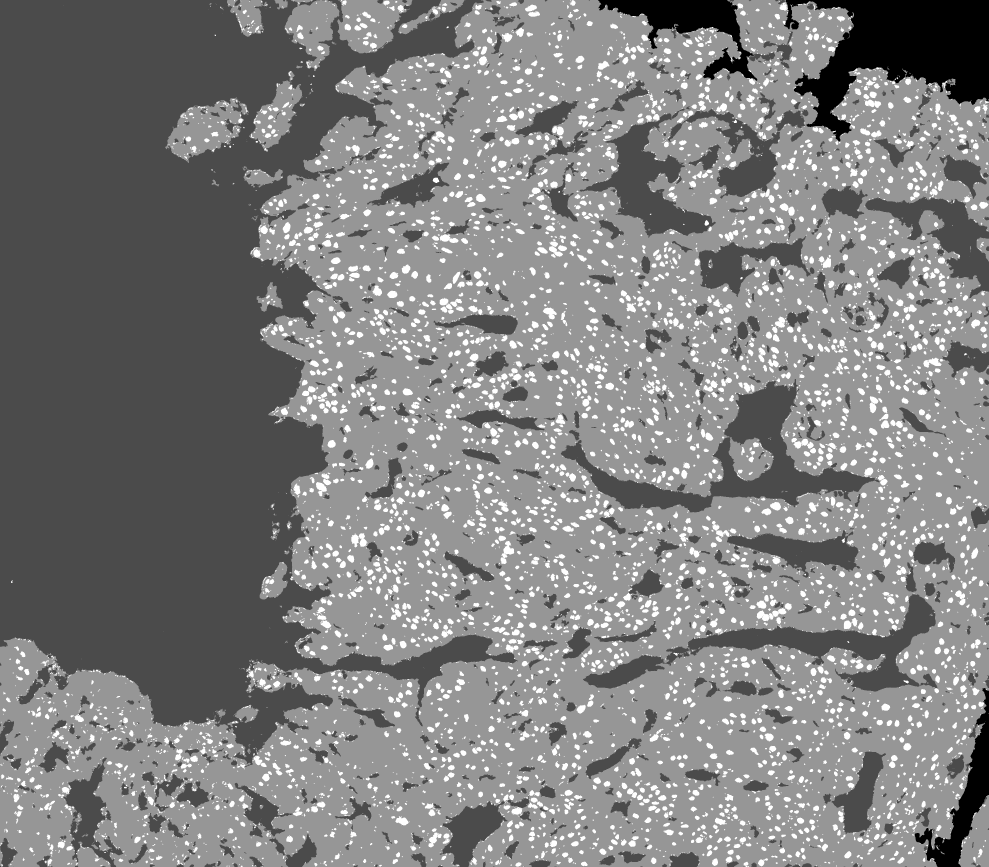
#> input picture SegImages/3919_1.png, 2965 x 2601 px (shown at 1/3 size)
$ python -i challenge.py   (imports and definitions only)
#> lines starting #> are read from the running program, lines starting #| are printed output that depends on the picture; after the words box and inside, x2 and y2 are one past the last pixel; in counts of white or black regions, pixels touching at a corner belong together
import cv2
import numpy as np
import math
import os
import timeit


def segment_biopsy(image_file):
    # Read the image
#> called with image_file = 'SegImages/3919_1.png'
    img = cv2.imread(image_file)
#> img is the input picture: shape (2601, 2965, 3); min 0, max 255, mean 128.2

    b, g, r = cv2.split(img)

    # Calcular la varianza de cada canal de color
    variance_b = np.var(b)
#> variance_b = 2885
    variance_g = np.var(g)
#> variance_g = 2885
    variance_r = np.var(r)
#> variance_r = 2885

    color_variance = (variance_b + variance_g + variance_r) / 3.0
#> color_variance = 2885

    if (color_variance > 1500):
        img = cv2.cvtColor(img, cv2.COLOR_BGR2HLS)
#> img: shape (2601, 2965, 3); mean of channels 0, 1, 2 0, 128.2, 0
    else:
        img = cv2.cvtColor(img, cv2.COLOR_BGR2RGB)
    img_name = os.path.basename(image_file)
    img_name = img_name.split(".")[0]
    img_area = img.shape[0] * img.shape[1]

    K = 2
    kernel_size = 3
    size_threshold = 1180 #1700  #0.000135

    # Reshape the image to a data matrix
    data = np.float32(img.reshape(-1, 3))

    # STEP 1: Kmeans with K=2 to separate tissue from not-tissue -------------------------------------------
    # Apply k-means clustering
    criteria = (cv2.TERM_CRITERIA_EPS + cv2.TERM_CRITERIA_MAX_ITER, 10, 1.0)
    flags = cv2.KMEANS_RANDOM_CENTERS
    compactness, labels, centers = cv2.kmeans(data, K, None, criteria, 3, flags)
#> compactness = 6.81e+09; centers = [[0, 158.2, 0], [0, 70.52, 0]]

    centers = np.uint8(centers)
#> centers = [[0, 158, 0], [0, 70, 0]]

    luminances = []

    for centroid in centers:
        if(color_variance > 1500):
            H, L, S = centroid
            luminances.append(L)
        else:
            R, G, B = centroid
            luminances.append(0.2126 * R + 0.7152 * G + 0.0722 * B)
#> this loop made 2 passes
#> after the loop, luminances = [158, 70]

    # Find the index of the centroid with the lowest and highest luminance
    min_luminance_index = np.argmin(luminances)
#> min_luminance_index = 1
    max_luminance_index = np.argmax(luminances)
#> max_luminance_index = 0

    # Create the mask
    mask = np.zeros_like(labels, dtype=np.uint8)
    mask[labels == min_luminance_index] = 150  # Set pixels in the cluster with the lowest luminance to (0, 0, 150)
    mask[labels == max_luminance_index] = 75
    mask = mask.reshape(img.shape[0], img.shape[1])

    # -------------------------------------------------------------------------------------------------------
    # kernel = np.ones((kernel_size, kernel_size), np.uint8)  # Puedes ajustar el tamaño del kernel según tus necesidades
    # mask = cv2.dilate(mask, kernel, iterations=1)

    _, binary_mask = cv2.threshold(mask, 100, 255, cv2.THRESH_BINARY)
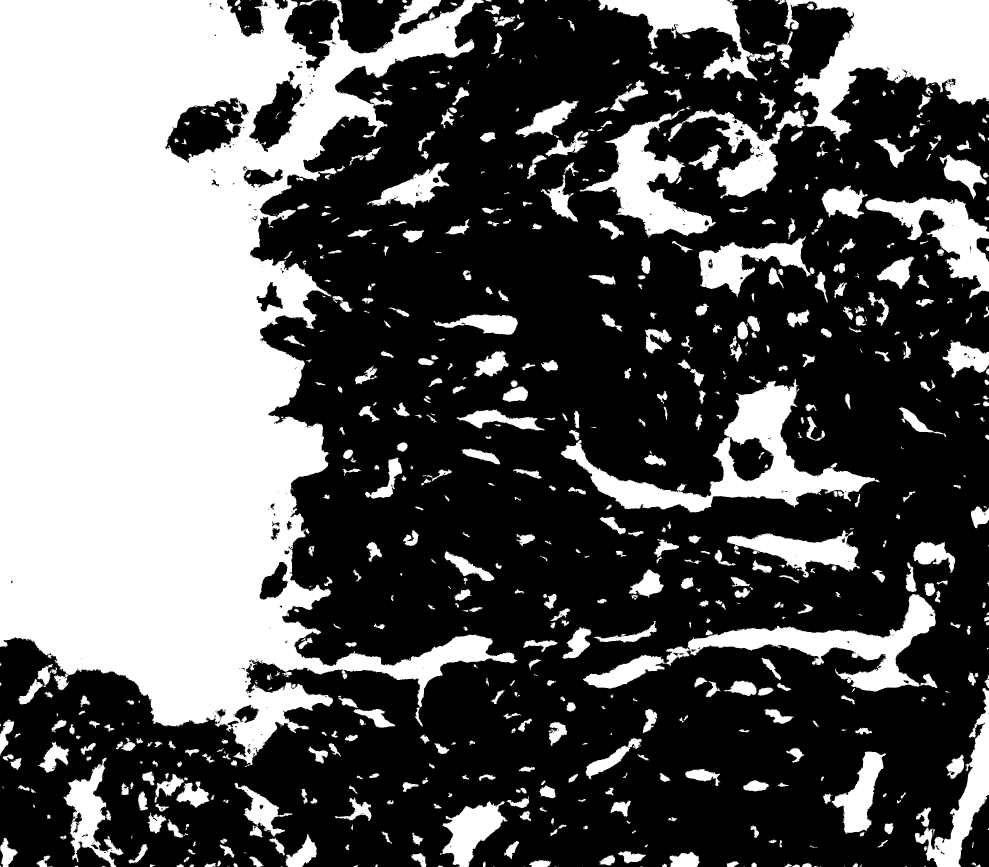
#> mask: shape (2601, 2965) (shown at 1/3 size); values 75 (black) and 150 (white), 37.1% white; 727 white regions (56 under 20 px)

    contours, _ = cv2.findContours(binary_mask, cv2.RETR_CCOMP, cv2.CHAIN_APPROX_SIMPLE)
#> binary_mask: shape (2601, 2965); 37.1% white; 727 white regions (56 under 20 px), largest, box (x1, y1, x2, y2) and area: (0, 0, 1553, 2301) 1896968, (2352, 0, 2965, 425) 132139, (1682, 1137, 2638, 1537) 91382
    contours = sorted(contours, key=lambda x: cv2.contourArea(x))

    if contours:
        minarea = cv2.contourArea(contours[0])
        if minarea == 0:
            minarea = 0.5
    else:
        minarea = None
    # print(minarea)

    threshold_circularity = 0.5
    for contour in contours:
        perimeter = cv2.arcLength(contour, True)
        area = cv2.contourArea(contour)

        # Calcular la relación perímetro/área
        circularity = (4 * math.pi * area) / ((perimeter * perimeter) + 0.0000001)
        # print(circularity)

        if (circularity > threshold_circularity and area < (minarea)*(size_threshold)):
            # print(f'{area}/{img_area}')
            cv2.drawContours(mask, [contour], 0, 255, thickness=cv2.FILLED)
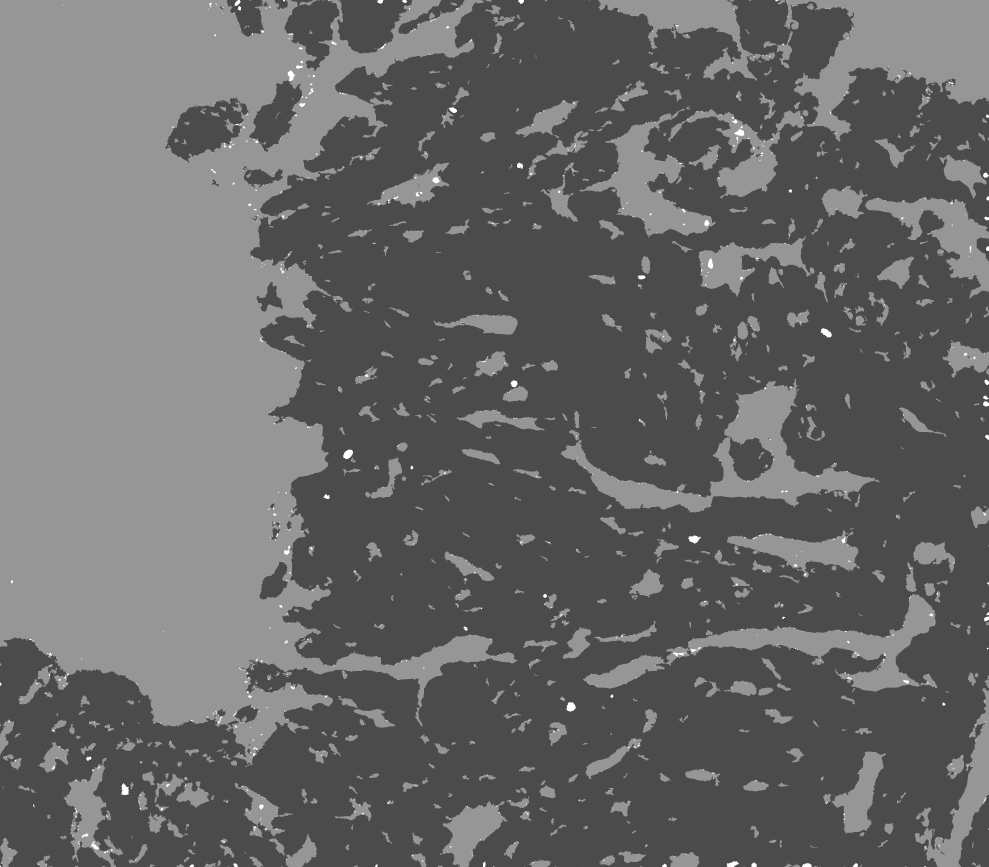
#> mask: shape (2601, 2965) (shown at 1/3 size); 0.31% of pixels changed, all inside (x1, y1, x2, y2) = (0, 0, 2965, 2601)
            # cv2.drawContours(mask, [contour], 0, 0, 2)

    # ===== TESTING =====
    # Convert image to RGB
    rgb_image = cv2.cvtColor(img, cv2.COLOR_BGR2RGB)

    # Extract the blue channel
    blue_channel = rgb_image[:, :, 2]
#> blue_channel: shape (2601, 2965); every value is 0

    # Try different values
    blue_threshold_value = 75

    # Set pixels in the mask to 0 where there is a background
    mask[(blue_channel <= blue_threshold_value) & (mask!=255) & (mask!=150)] = 0
    # ===================

    output_directory = "SegImages"
    if not os.path.exists(output_directory):
        os.makedirs(output_directory)

    cv2.imwrite(f'{output_directory}/{img_name}_masked.png', mask)
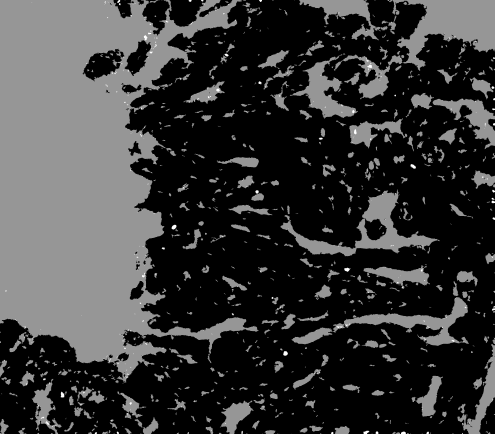
#> saved as 3919_1_masked.png: shape (2601, 2965) (shown at 1/6 size); min 0, max 255, mean 56.1

    # print('Image Size in pixels :  ', img.shape)
    # print('Image Size in mm: ', img.shape[0] / 2100.0, ' x ', img.shape[1] / 2100.0)

    count_stroma = np.sum(mask == 75)
    count_tissue = np.sum(mask == 150)
    count_nuclei = np.sum(mask == 255)
    count_total = count_stroma + count_tissue + count_nuclei

    # Imprimir los resultados
    print (f'\nImage: {img_name}')
    print(f'stroma: {count_stroma/ (2100.0 * 2100.0)} mm2 ({count_stroma*100/count_total}%)')
    print(f'tissue: {count_tissue/ (2100.0 * 2100.0)} mm2 ({count_tissue*100/count_total}%)')
    print(f'nuclei: {count_nuclei/ (2100.0 * 2100.0)} mm2 ({count_nuclei*100/count_total}%)')

    if(color_variance > 1500):
        img = cv2.cvtColor(img, cv2.COLOR_HLS2BGR)
    else:
        img = cv2.cvtColor(img, cv2.COLOR_RGB2BGR)
    concatenation_mask = cv2.cvtColor(mask, cv2.COLOR_GRAY2BGR)
    if img.shape[0] == concatenation_mask.shape[0]:
        # Concatenar las imágenes en horizontal
        img_comp = np.hstack((img, concatenation_mask))
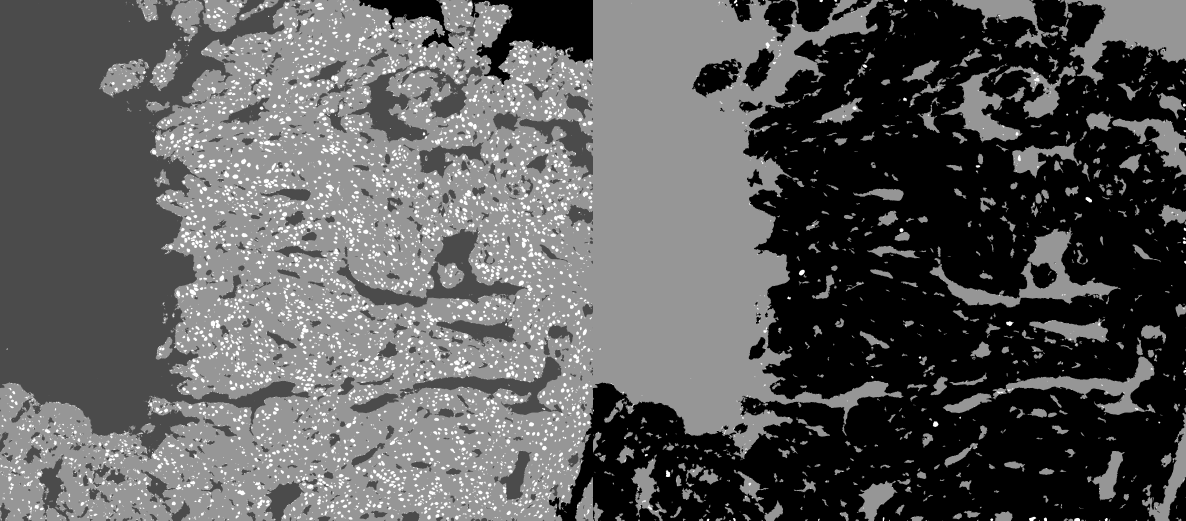
#> img_comp: shape (2601, 5930, 3) (shown at 1/5 size); min 0, max 255, mean 92.2

    comp_directory = "CompImages"
    if not os.path.exists(comp_directory):
        os.makedirs(comp_directory)

    cv2.imwrite(f'{comp_directory}/{img_name}_comp.png', img_comp)

    return mask


# [19 lines left out: functions measure_execution_time, mask_all, not called in this run]


# [13 lines not run here, left out]
    # -------------------------------------------------------

    # 3) MEASURE TIME ---------------------------------------
    # measure_execution_time()
    # -------------------------------------------------------

>>> result = segment_biopsy('SegImages/3919_1.png')

$ run again, on SegImages/3919_5.png
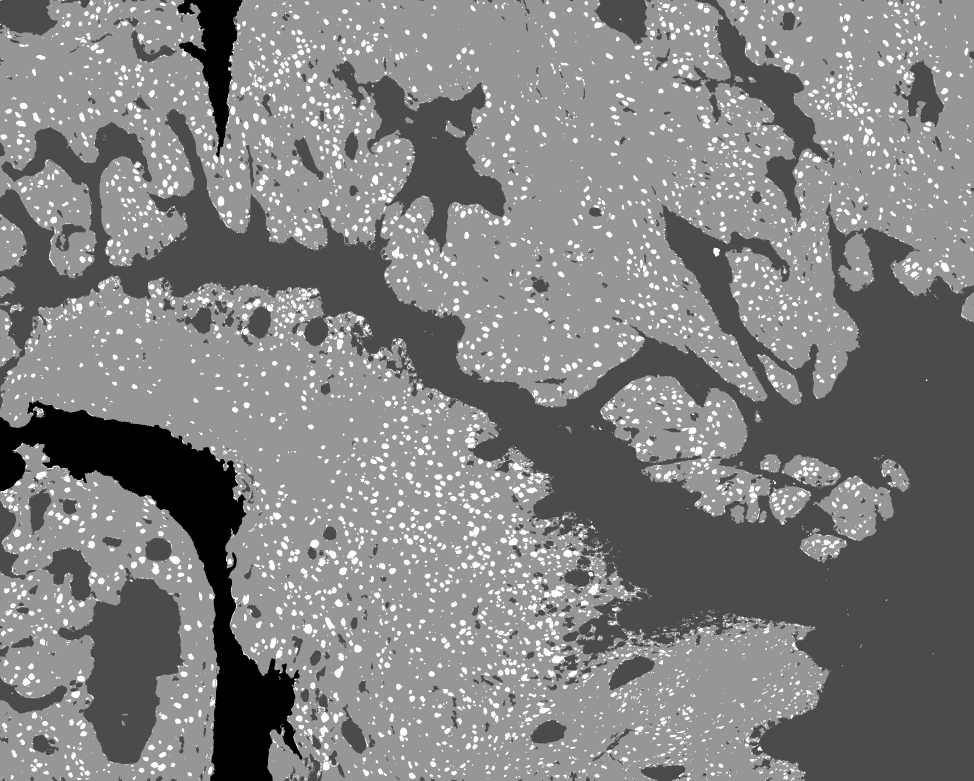
#> input picture SegImages/3919_5.png, 2921 x 2341 px (shown at 1/3 size)
#> in segment_biopsy, img is the input picture: shape (2341, 2921, 3); min 0, max 255, mean 128
#> variance_b = 2804.9
#> img: shape (2341, 2921, 3); mean of channels 0, 1, 2 0, 128, 0
#> in segment_biopsy, `compactness, labels, centers = cv2.kmeans(data, K, None, criteria, 3, ..`: compactness = 5.68e+09; centers = [[0, 157.1, 0], [0, 65.6, 0]]
#> in segment_biopsy, `centers = np.uint8(centers)`: centers = [[0, 157, 0], [0, 65, 0]]
#> the loop in segment_biopsy, `for centroid in centers:` made 2 passes
#> after the loop in segment_biopsy, `for centroid in centers:`: luminances = [157, 65]
#> min_luminance_index = 1
#> max_luminance_index = 0
#> binary_mask: shape (2341, 2921); 34% white; 582 white regions (54 under 20 px), largest, box (x1, y1, x2, y2) and area: (0, 327, 2921, 2341) 1542672, (0, 1201, 907, 2341) 242319, (174, 1703, 558, 2295) 115786
#> after the loop in segment_biopsy, `for contour in contours:`:
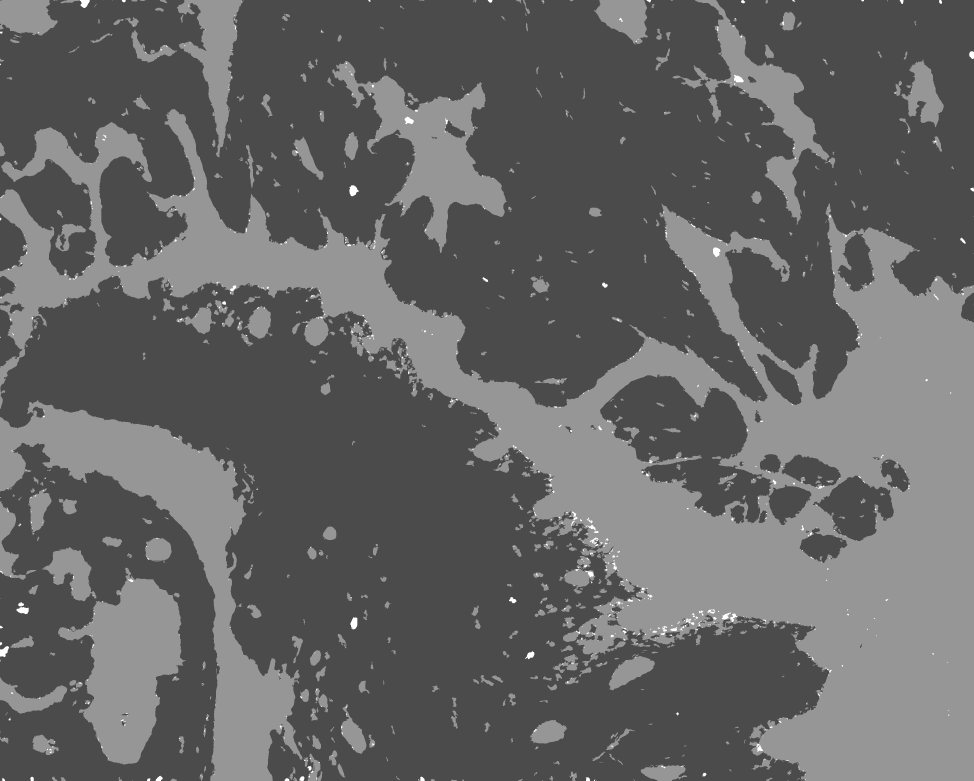
#> mask: shape (2341, 2921) (shown at 1/3 size); min 75, max 255, mean 100.9
#> blue_channel: shape (2341, 2921); every value is 0
#> in segment_biopsy, `img_comp = np.hstack((img, concatenation_mask))`:
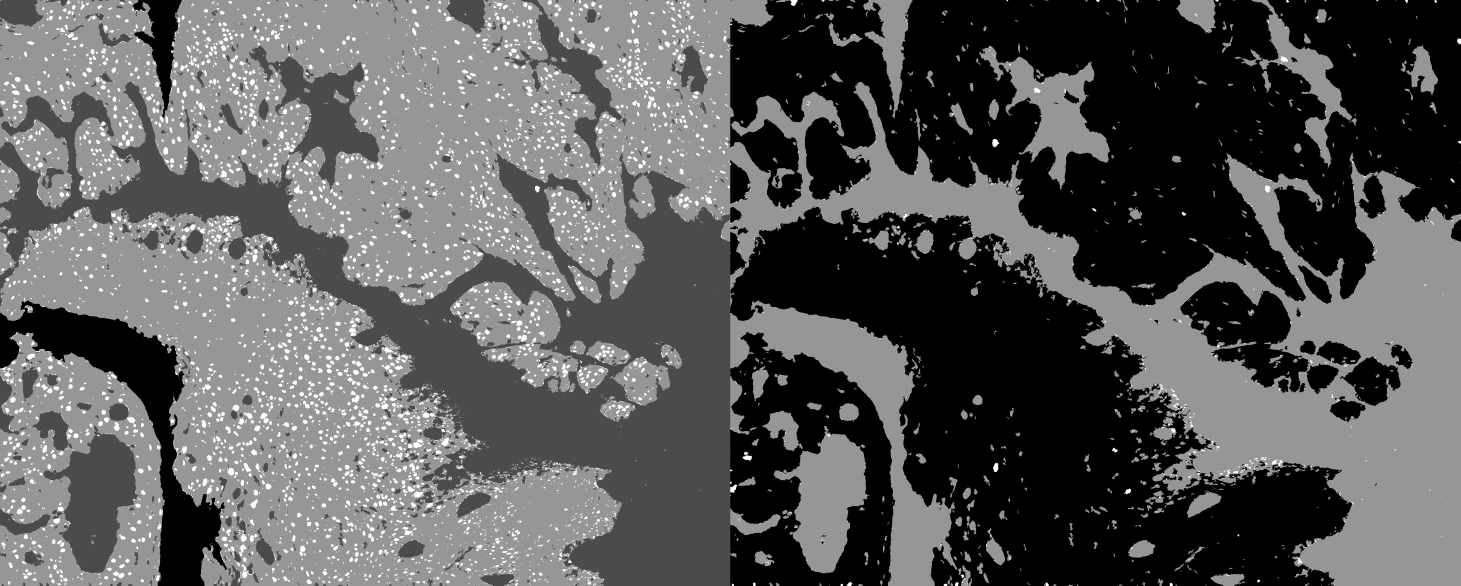
#> img_comp: shape (2341, 5842, 3) (shown at 1/4 size); min 0, max 255, mean 89.8
